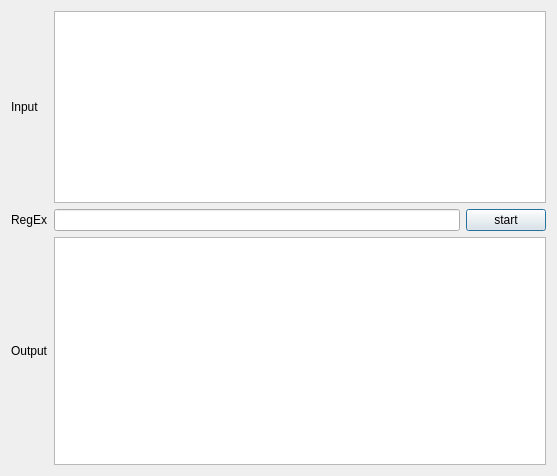
<?xml version="1.0" encoding="UTF-8"?>
<ui version="4.0">
 <class>Dialog</class>
 <widget class="QDialog" name="Dialog">
  <property name="geometry">
   <rect>
    <x>0</x>
    <y>0</y>
    <width>557</width>
    <height>476</height>
   </rect>
  </property>
  <property name="windowTitle">
   <string>Dialog</string>
  </property>
  <property name="styleSheet">
   <string notr="true"/>
  </property>
  <layout class="QGridLayout" name="gridLayout">
   <item row="1" column="1">
    <layout class="QHBoxLayout" name="horizontalLayout">
     <item>
      <widget class="QLineEdit" name="le_regex"/>
     </item>
     <item>
      <widget class="QPushButton" name="pushButton">
       <property name="text">
        <string>start</string>
       </property>
      </widget>
     </item>
    </layout>
   </item>
   <item row="0" column="0">
    <widget class="QLabel" name="label">
     <property name="text">
      <string>Input</string>
     </property>
    </widget>
   </item>
   <item row="1" column="0">
    <widget class="QLabel" name="label_2">
     <property name="text">
      <string>RegEx</string>
     </property>
    </widget>
   </item>
   <item row="2" column="0">
    <widget class="QLabel" name="label_3">
     <property name="text">
      <string>Output</string>
     </property>
    </widget>
   </item>
   <item row="2" column="1">
    <widget class="QTextBrowser" name="text_output"/>
   </item>
   <item row="0" column="1">
    <widget class="QPlainTextEdit" name="text_input">
     <property name="sizePolicy">
      <sizepolicy hsizetype="Expanding" vsizetype="Minimum">
       <horstretch>0</horstretch>
       <verstretch>0</verstretch>
      </sizepolicy>
     </property>
     <property name="plainText">
      <string/>
     </property>
     <property name="placeholderText">
      <string>Input some filenames for testing.</string>
     </property>
    </widget>
   </item>
  </layout>
 </widget>
 <resources/>
 <connections/>
</ui>
